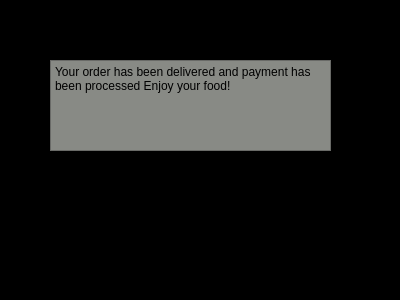
<?xml version="1.0" encoding="UTF-8"?>
<ui version="4.0">
 <class>Form</class>
 <widget class="QWidget" name="Form">
  <property name="geometry">
   <rect>
    <x>0</x>
    <y>0</y>
    <width>400</width>
    <height>300</height>
   </rect>
  </property>
  <property name="windowTitle">
   <string>Form</string>
  </property>
  <property name="styleSheet">
   <string notr="true">background-color: rgb(0, 0, 0);</string>
  </property>
  <widget class="QPlainTextEdit" name="plainTextEdit">
   <property name="geometry">
    <rect>
     <x>50</x>
     <y>60</y>
     <width>281</width>
     <height>91</height>
    </rect>
   </property>
   <property name="mouseTracking">
    <bool>true</bool>
   </property>
   <property name="tabletTracking">
    <bool>true</bool>
   </property>
   <property name="focusPolicy">
    <enum>Qt::StrongFocus</enum>
   </property>
   <property name="contextMenuPolicy">
    <enum>Qt::DefaultContextMenu</enum>
   </property>
   <property name="layoutDirection">
    <enum>Qt::LeftToRight</enum>
   </property>
   <property name="autoFillBackground">
    <bool>true</bool>
   </property>
   <property name="styleSheet">
    <string notr="true">background-color: rgb(136, 138, 133);</string>
   </property>
   <property name="frameShape">
    <enum>QFrame::StyledPanel</enum>
   </property>
   <property name="plainText">
    <string>Your order has been delivered and payment has been processed Enjoy your food!</string>
   </property>
  </widget>
 </widget>
 <resources/>
 <connections/>
</ui>
